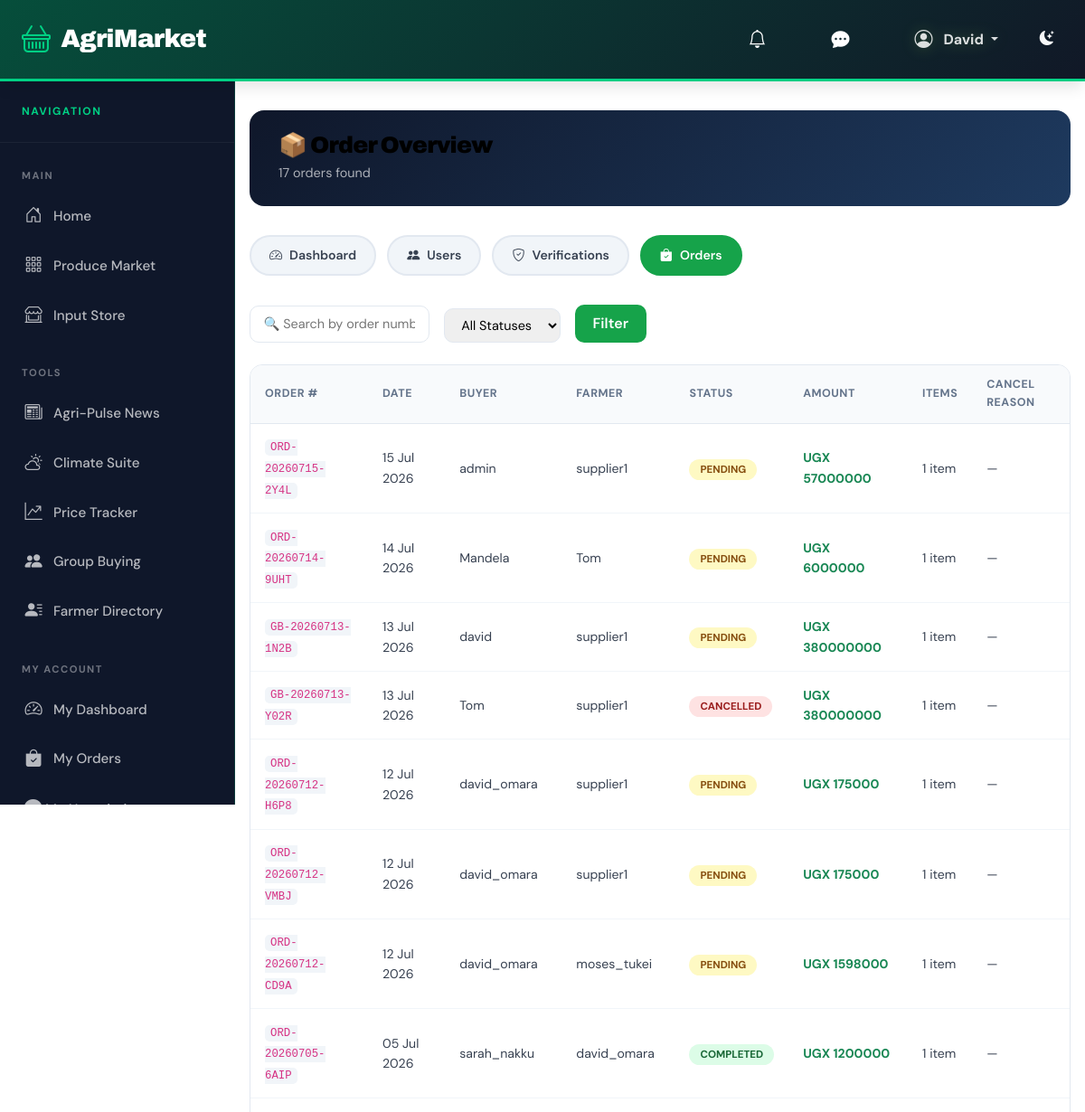
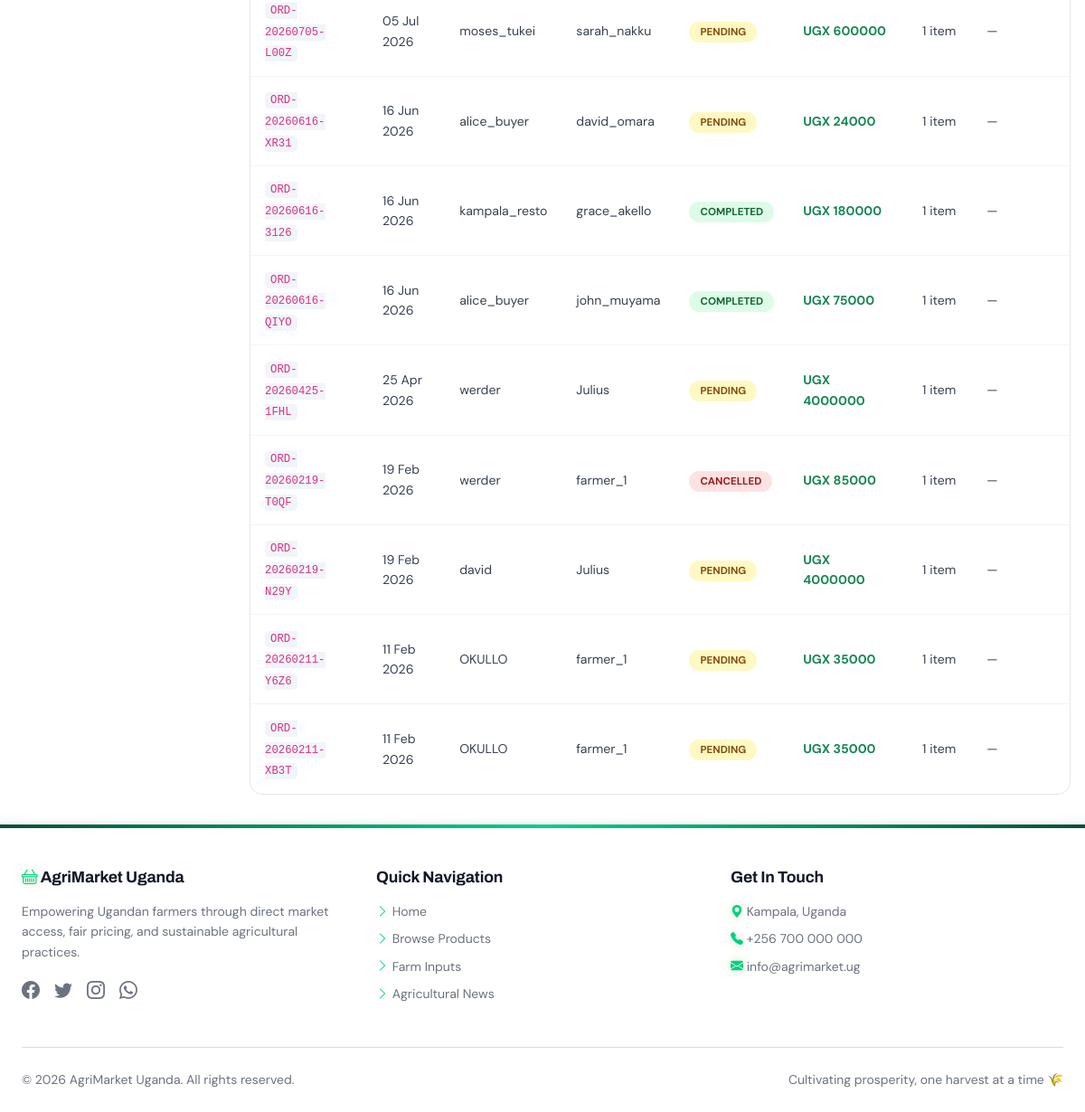
Screenshot of /admin-portal/orders/ (signed in) with the database file from the repository (2 pictures, top to bottom).
### accounts/models.py (models this page shows, shortened)
class User(AbstractUser):
    USER_TYPES = (
        ('farmer', 'Farmer'),
        ('consumer', 'Consumer'),
        ('business', 'Business'),
        ('input_supplier', 'Input Supplier'),
        ('transporter', 'Transporter'),
    )
    user_type = models.CharField(max_length=20, choices=USER_TYPES)
    phone = models.CharField(max_length=15, blank=True)
    whatsapp_number = models.CharField(max_length=15, blank=True)
    location = models.CharField(max_length=100)
    address = models.TextField(blank=True)
    profile_picture = models.ImageField(upload_to='profiles/', blank=True, null=True)
    is_verified = models.BooleanField(default=False)
    created_at = models.DateTimeField(auto_now_add=True)
    district = models.CharField(
        max_length=100,
        choices=UGANDA_DISTRICT_CHOICES,
        blank=True
    )
    specialization = models.JSONField(
        default=list,
        blank=True,
        help_text="List of farming specializations"
    )
    first_login = models.BooleanField(default=True)

### orders/models.py (models this page shows, shortened)
class Order(models.Model):
    STATUS_CHOICES = (
        ('pending', 'Pending'),
        ('confirmed', 'Confirmed'),
        ('processing', 'Processing'),
        ('delivered', 'Delivered'),
        ('completed', 'Completed'),
        ('cancelled', 'Cancelled'),
    )
    buyer = models.ForeignKey(
        User,
        on_delete=models.CASCADE,
        related_name='orders_placed',
        help_text="User who placed the order"
    )
    farmer = models.ForeignKey(
        User,
        on_delete=models.CASCADE,
        related_name='orders_received',
        limit_choices_to={'user_type__in': ['farmer', 'input_supplier']},
        help_text="Farmer or Supplier who will fulfill the order"
    )
    order_number = models.CharField(
        max_length=50,
        unique=True,
        help_text="Unique order identifier"
    )
    status = models.CharField(
        max_length=20,
        choices=STATUS_CHOICES,
        default='pending'
    )
    total_amount = models.DecimalField(
        max_digits=15,
        decimal_places=2,
        help_text="Total order amount in UGX"
    )
    delivery_address = models.TextField(
        help_text="Where to deliver the order"
    )
    delivery_phone = models.CharField(
        max_length=15,
        help_text="Contact phone for delivery"
    )
    notes = models.TextField(
        blank=True,
        help_text="Additional notes or instructions"
    )
    cancellation_reason = models.TextField(
        blank=True,
        null=True,
        help_text="Reason for cancelling the order"
    )
    created_at = models.DateTimeField(auto_now_add=True)
    updated_at = models.DateTimeField(auto_now=True)
    class Meta:
        verbose_name = "Order"
        verbose_name_plural = "Orders"
        ordering = ['-created_at']

### adminportal/views.py (the view)
# urls.py: path('orders/', views.order_overview, name='order_overview'),
@staff_required
def order_overview(request):
    status_filter = request.GET.get('status', '')
    query = request.GET.get('q', '').strip()
    orders = Order.objects.select_related('buyer', 'farmer').order_by('-created_at')
    if status_filter:
        orders = orders.filter(status=status_filter)
    if query:
        orders = orders.filter(order_number__icontains=query)
    context = {
        'orders': orders,
        'status_filter': status_filter,
        'query': query,
        'status_choices': Order.STATUS_CHOICES,
        'total_count': orders.count(),
    }
    return render(request, 'adminportal/orders.html', context)

### templates/adminportal/orders.html (shortened to what this page needs)
{% extends 'base.html' %}
{% block content %}
<div class="ap-wrap">
    <div class="ap-header">
        <h1 class="fw-800 mb-1" style="font-size:1.6rem;">📦 Order Overview</h1>
        <p class="mb-0" style="opacity:0.65;font-size:0.9rem;">{{ total_count }} order{{ total_count|pluralize }} found</p>
    </div>
    <div class="ap-nav">
        <a href="{% url 'adminportal:dashboard' %}"><i class="bi bi-speedometer2"></i> Dashboard</a>
        <a href="{% url 'adminportal:user_management' %}"><i class="bi bi-people-fill"></i> Users</a>
        <a href="{% url 'adminportal:verification_queue' %}"><i class="bi bi-shield-check"></i> Verifications</a>
        <a href="{% url 'adminportal:order_overview' %}" class="active"><i class="bi bi-bag-check-fill"></i> Orders</a>
    </div>
    <form method="get" class="filter-bar">
        <input type="text" name="q" value="{{ query }}" placeholder="🔍 Search by order number...">
        <select name="status">
            <option value="">All Statuses</option>
        </select>
        <button type="submit">Filter</button>
    </form>
    <div class="ap-card">
        <div class="table-responsive">
            <table class="ap-table">
                <thead>
                    <tr>
                        <th>Order #</th><th>Date</th><th>Buyer</th><th>Farmer</th>
                        <th>Status</th><th>Amount</th><th>Items</th><th>Cancel Reason</th>
                    </tr>
                </thead>
                <tbody>
                    {% for order in orders %}
                    <tr>
                        <td><code style="background:#f1f5f9;padding:2px 6px;border-radius:5px;">{{ order.order_number }}</code></td>
                        <td>{{ order.created_at|date:"d M Y" }}</td>
                        <td>{{ order.buyer.username }}</td>
                        <td>{{ order.farmer.username }}</td>
                        <td><span class="status-badge badge-{{ order.status }}">{{ order.get_status_display }}</span></td>
                        <td class="fw-bold text-success">UGX {{ order.total_amount|floatformat:0 }}</td>
                        <td>{{ order.items.count }} item{{ order.items.count|pluralize }}</td>
                        <td>
                            {% if order.cancellation_reason %}
                            <span style="font-size:0.8rem;color:#dc2626;" title="{{ order.cancellation_reason }}">
                                {{ order.cancellation_reason|truncatechars:40 }}
                            </span>
                            {% else %}—{% endif %}
                        </td>
                    </tr>
                    {% empty %}
                    <tr><td colspan="8" class="text-center text-muted py-4">No orders found matching your filters.</td></tr>
                    {% endfor %}
                </tbody>
            </table>
        </div>
    </div>
</div>
{% endblock %}

### templates/base.html (shortened to what this page needs)
{% load static %}
<!DOCTYPE html>
<html lang="en">
<head>
    <link href="https://cdn.jsdelivr.net/npm/bootstrap@5.3.0/dist/css/bootstrap.min.css" rel="stylesheet">
    <link rel="stylesheet" href="https://cdn.jsdelivr.net/npm/bootstrap-icons@1.11.0/font/bootstrap-icons.css">
</head>
<body>
<nav class="navbar navbar-expand-lg navbar-light">
    <div class="container-fluid px-4">
        <a class="navbar-brand" href="{% url 'marketplace:home' %}">
            <i class="bi bi-basket"></i>
            <span>AgriMarket</span>
        </a>
        <div class="ms-auto d-flex align-items-center gap-2">
            {% if user.is_authenticated %}
            <div class="dropdown notification-bell">
                <a class="nav-link position-relative px-2" href="#" role="button" data-bs-toggle="dropdown" aria-label="Notifications">
                    <i class="bi bi-bell fs-5 text-white"></i>
                </a>
            </div>
            <a class="nav-link px-2" href="{% url 'chat:my_chats' %}"
               id="chatNavBtn" title="My Negotiations" aria-label="Chat Inbox"
               style="position:relative;display:inline-flex;align-items:center;">
                <i class="bi bi-chat-dots-fill fs-5 text-white"></i>
            </a>
            <div class="dropdown">
                <a class="nav-link dropdown-toggle text-neon fw-bold d-flex align-items-center gap-1 px-2" href="#" role="button" data-bs-toggle="dropdown">
                    <i class="bi bi-person-circle fs-5"></i>
                    <span class="d-none d-sm-inline">{{ user.username|title }}</span>
                </a>
            </div>
            {% endif %}
            <button id="darkModeToggle" class="btn btn-sm btn-outline-light rounded-circle"
                    style="width:36px;height:36px;padding:0;border-color:rgba(255,255,255,0.3);"
                    title="Toggle dark mode" aria-label="Toggle dark mode">
                <i class="bi bi-moon-stars-fill" id="darkModeIcon"></i>
            </button>
        </div>
    </div>
</nav>
<div class="page-wrapper">
    <aside class="sidebar" id="sidebar">
        <div class="sidebar-brand">
            <p>Navigation</p>
        </div>
        <ul class="sidebar-nav">
            <li class="nav-section">Main</li>
            <li class="nav-item">
                <a href="{% url 'marketplace:home' %}" class="{% if request.resolver_match.url_name == 'home' %}active{% endif %}">
                    <i class="bi bi-house-door"></i> Home
                </a>
            </li>
            <li class="nav-item">
                <a href="{% url 'marketplace:product_list' %}" class="{% if request.resolver_match.url_name == 'product_list' %}active{% endif %}">
                    <i class="bi bi-grid-3x3-gap"></i> Produce Market
                </a>
            </li>
            <li class="nav-item">
                <a href="{% url 'inputs:input_store' %}" class="{% if request.resolver_match.url_name == 'input_store' %}active{% endif %}">
                    <i class="bi bi-shop-window"></i> Input Store
                </a>
            </li>
            <li class="nav-section">Tools</li>
            <li class="nav-item">
                <a href="{% url 'news:news_list' %}" class="{% if request.resolver_match.url_name == 'news_list' %}active{% endif %}">
                    <i class="bi bi-newspaper"></i> Agri-Pulse News
                </a>
            </li>
            <li class="nav-item">
                <a href="{% url 'weather:climate_suite' %}" class="{% if request.resolver_match.url_name == 'climate_suite' %}active{% endif %}">
                    <i class="bi bi-cloud-sun"></i> Climate Suite
                </a>
            </li>
            <li class="nav-item">
                <a href="{% url 'marketplace:market_prices' %}" class="{% if request.resolver_match.url_name == 'market_prices' %}active{% endif %}">
                    <i class="bi bi-graph-up-arrow"></i> Price Tracker
                </a>
            </li>
            <li class="nav-item">
                <a href="{% url 'inputs:group_buy_list' %}" class="{% if request.resolver_match.url_name == 'group_buy_list' %}active{% endif %}">
                    <i class="bi bi-people-fill"></i> Group Buying
                </a>
            </li>
            <li class="nav-item">
                <a href="{% url 'marketplace:farmer_list' %}" class="{% if request.resolver_match.url_name == 'farmer_list' %}active{% endif %}">
                    <i class="bi bi-person-lines-fill"></i> Farmer Directory
                </a>
            </li>
            {% if user.is_authenticated %}
            <li class="nav-section">My Account</li>
            <li class="nav-item">
                <a href="{% url 'accounts:dashboard' %}" class="{% if request.resolver_match.url_name == 'dashboard' %}active{% endif %}">
                    <i class="bi bi-speedometer2"></i> My Dashboard
                </a>
            </li>
            <li class="nav-item">
                <a href="{% url 'orders:my_orders' %}" class="{% if request.resolver_match.url_name == 'my_orders' %}active{% endif %}">
                    <i class="bi bi-bag-check-fill"></i> My Orders
                </a>
            </li>
            <li class="nav-item">
                <a href="{% url 'chat:my_chats' %}" class="{% if 'chat' in request.path %}active{% endif %} d-flex align-items-center justify-content-between">
                    <span><i class="bi bi-chat-dots-fill"></i> My Negotiations</span>
                </a>
            </li>
            {% endif %}
        </ul>
    </aside>
    <main class="main-content">
        <div class="container-fluid px-0">
            {% block content %}{% endblock %}
        </div>
    </main>
</div>
<footer>
    <div class="container-fluid px-4">
        <div class="row g-4">
            <div class="col-md-4 mb-3">
                <h6 class="fw-bold">
                    <i class="bi bi-basket text-neon"></i> AgriMarket Uganda
                </h6>
                <p class="small text-secondary mb-3">
                    Empowering Ugandan farmers through direct market access,
                    fair pricing, and sustainable agricultural practices.
                </p>
                <div class="d-flex gap-3">
                    <a href="#" class="text-secondary" aria-label="Facebook">
                        <i class="bi bi-facebook fs-5"></i>
                    </a>
                    <a href="#" class="text-secondary" aria-label="Twitter">
                        <i class="bi bi-twitter fs-5"></i>
                    </a>
                    <a href="#" class="text-secondary" aria-label="Instagram">
                        <i class="bi bi-instagram fs-5"></i>
                    </a>
                    <a href="#" class="text-secondary" aria-label="WhatsApp">
                        <i class="bi bi-whatsapp fs-5"></i>
                    </a>
                </div>
            </div>
            <div class="col-md-4 mb-3">
                <h6 class="fw-bold">Quick Navigation</h6>
                <div class="d-flex flex-column small">
                    <a href="{% url 'marketplace:home' %}" class="mb-2">
                        <i class="bi bi-chevron-right text-neon"></i> Home
                    </a>
                    <a href="{% url 'marketplace:product_list' %}" class="mb-2">
                        <i class="bi bi-chevron-right text-neon"></i> Browse Products
                    </a>
                    <a href="{% url 'inputs:input_store' %}" class="mb-2">
                        <i class="bi bi-chevron-right text-neon"></i> Farm Inputs
                    </a>
                    <a href="{% url 'news:news_list' %}" class="mb-2">
                        <i class="bi bi-chevron-right text-neon"></i> Agricultural News
                    </a>
                </div>
            </div>
            <div class="col-md-4 mb-3">
                <h6 class="fw-bold">Get In Touch</h6>
                <p class="small text-secondary mb-2">
                    <i class="bi bi-geo-alt-fill text-neon"></i> Kampala, Uganda
                </p>
                <p class="small text-secondary mb-2">
                    <i class="bi bi-telephone-fill text-neon"></i> +256 700 000 000
                </p>
                <p class="small text-secondary mb-0">
                    <i class="bi bi-envelope-fill text-neon"></i> info@agrimarket.ug
                </p>
            </div>
        </div>
        <hr class="my-4 opacity-25">
        <div class="row">
            <div class="col-md-6 text-center text-md-start">
                <p class="small text-secondary mb-2 mb-md-0">
                    &copy; 2026 AgriMarket Uganda. All rights reserved.
                </p>
            </div>
            <div class="col-md-6 text-center text-md-end">
                <p class="small text-secondary mb-0">
                    Cultivating prosperity, one harvest at a time 🌾
                </p>
            </div>
        </div>
    </div>
</footer>
</body>
</html>

### rows the page displays
User: username "David"
Order: order_number "ORD-20260715-2Y4L", created_at "15 Jul 2026", buyer.username "admin", farmer.username "supplier1", status "PENDING", total_amount "57000000", items.count "1"
Order: order_number "ORD-20260714-9UHT", created_at "14 Jul 2026", buyer.username "Mandela", farmer.username "Tom", status "PENDING", total_amount "6000000", items.count "1"
Order: order_number "GB-20260713-1N2B", created_at "13 Jul 2026", buyer.username "david", farmer.username "supplier1", status "PENDING", total_amount "380000000", items.count "1"
Order: order_number "GB-20260713-Y02R", created_at "13 Jul 2026", buyer.username "Tom", farmer.username "supplier1", status "CANCELLED", total_amount "380000000", items.count "1"
Order: order_number "ORD-20260712-H6P8", created_at "12 Jul 2026", buyer.username "david_omara", farmer.username "supplier1", status "PENDING", total_amount "175000", items.count "1"
Order: order_number "ORD-20260712-VMBJ", created_at "12 Jul 2026", buyer.username "david_omara", farmer.username "supplier1", status "PENDING", total_amount "175000", items.count "1"
Order: order_number "ORD-20260712-CD9A", created_at "12 Jul 2026", buyer.username "david_omara", farmer.username "moses_tukei", status "PENDING", total_amount "1598000", items.count "1"
Order: order_number "ORD-20260705-6AIP", created_at "05 Jul 2026", buyer.username "sarah_nakku", farmer.username "david_omara", status "COMPLETED", total_amount "1200000", items.count "1"
Order: order_number "ORD-20260705-L00Z", created_at "05 Jul 2026", buyer.username "moses_tukei", farmer.username "sarah_nakku", status "PENDING", total_amount "600000", items.count "1"
Order: order_number "ORD-20260616-XR31", created_at "16 Jun 2026", buyer.username "alice_buyer", farmer.username "david_omara", status "PENDING", total_amount "24000", items.count "1"
Order: order_number "ORD-20260616-3126", created_at "16 Jun 2026", buyer.username "kampala_resto", farmer.username "grace_akello", status "COMPLETED", total_amount "180000", items.count "1"
Order: order_number "ORD-20260616-QIYO", created_at "16 Jun 2026", buyer.username "alice_buyer", farmer.username "john_muyama", status "COMPLETED", total_amount "75000", items.count "1"
Order: order_number "ORD-20260425-1FHL", created_at "25 Apr 2026", buyer.username "werder", farmer.username "Julius", status "PENDING", total_amount "4000000", items.count "1"
Order: order_number "ORD-20260219-T0QF", created_at "19 Feb 2026", buyer.username "werder", farmer.username "farmer_1", status "CANCELLED", total_amount "85000", items.count "1"
Order: order_number "ORD-20260219-N29Y", created_at "19 Feb 2026", buyer.username "david", farmer.username "Julius", status "PENDING", total_amount "4000000", items.count "1"
Order: order_number "ORD-20260211-Y6Z6", created_at "11 Feb 2026", buyer.username "OKULLO", farmer.username "farmer_1", status "PENDING", total_amount "35000", items.count "1"
Order: order_number "ORD-20260211-XB3T", created_at "11 Feb 2026", buyer.username "OKULLO", farmer.username "farmer_1", status "PENDING", total_amount "35000", items.count "1"

### other values shown
{{ total_count }} "17"
